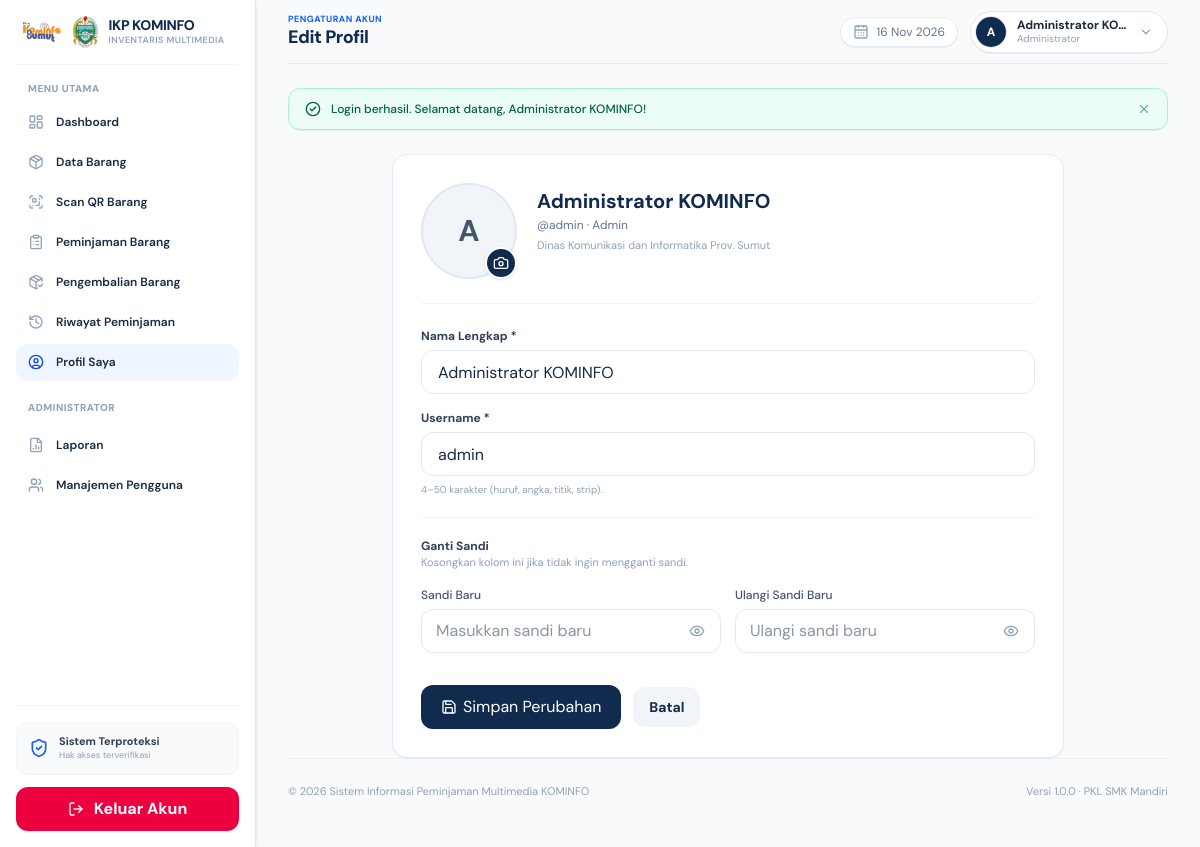
The app's page /profile/index.php (signed in) with its own data.
### tables this page shows
CREATE TABLE users (
    id INT UNSIGNED AUTO_INCREMENT PRIMARY KEY,
    nama VARCHAR(150) NOT NULL,
    username VARCHAR(50) NOT NULL UNIQUE,
    password VARCHAR(255) NOT NULL,
    role ENUM('admin', 'peminjam') NOT NULL DEFAULT 'peminjam',
    status ENUM('aktif', 'nonaktif') NOT NULL DEFAULT 'aktif',
    foto VARCHAR(255) NULL DEFAULT NULL,
    created_at TIMESTAMP NOT NULL DEFAULT CURRENT_TIMESTAMP
);

### includes/bootstrap.php (called while the page is built, shortened)
<?php
function e(?string $v):string{return htmlspecialchars((string)$v,ENT_QUOTES,'UTF-8');}

### profile/index.php (the view, shortened to what this page needs)
<?php
require_once __DIR__ . '/../includes/bootstrap.php';
$userId = (int) $_SESSION['user']['id'];
try {
    $pdo->exec("ALTER TABLE users ADD COLUMN foto VARCHAR(255) NULL DEFAULT NULL");
} catch (PDOException $e) {
}
$stmt = $pdo->prepare('SELECT id, nama, username, role, status, foto FROM users WHERE id = :id');
$stmt->execute(['id' => $userId]);
$user = $stmt->fetch();
?>
<!doctype html>
<html lang="id">
<head>
    <script src="https://cdn.jsdelivr.net/npm/@tailwindcss/browser@4"></script>
    <link rel="stylesheet" href="../assets/css/style.css">
</head>
<body class="bg-slate-50 text-slate-800 antialiased min-h-screen">
    <?php require __DIR__ . '/../includes/sidebar.php'; ?>
    <div class="md:ml-64 px-3 sm:px-8 min-h-screen flex flex-col transition-all pb-6">
        <?php require __DIR__ . '/../includes/header.php'; ?>
        <main class="flex-1 flex flex-col gap-6 max-w-2xl w-full mx-auto">
            <section class="bg-white rounded-xl sm:rounded-2xl border border-slate-200/80 shadow-xs p-5 sm:p-7">
                <div class="flex flex-col sm:flex-row items-center sm:items-start gap-5 pb-6 border-b border-slate-100">
                    <div class="relative shrink-0">
                        <div class="w-24 h-24 rounded-full overflow-hidden bg-slate-100 flex items-center justify-center border-2 border-slate-200" id="photoPreviewWrap">
                            <?php if ($user['foto']): ?>
                                <img id="photoPreview" src="<?= e($user['foto']) ?>?v=<?= time() ?>" class="w-full h-full object-cover" alt="Foto Profil">
                            <?php else: ?>
                                <span id="photoInitial" class="text-3xl font-bold text-slate-600"><?= e(strtoupper(substr($user['nama'], 0, 1))) ?></span>
                            <?php endif; ?>
                        </div>
                        <label for="fotoInput" class="absolute bottom-0 right-0 w-8 h-8 rounded-full bg-[#102b4e] hover:bg-[#1a3d6b] text-white flex items-center justify-center cursor-pointer shadow transition border-2 border-white" title="Ganti foto profil">
                            <i data-lucide="camera" class="w-4 h-4"></i>
                        </label>
                    </div>
                    <div class="text-center sm:text-left flex-1 min-w-0 pt-1">
                        <h2 class="text-lg sm:text-xl font-bold text-[#102b4e] truncate"><?= e($user['nama']) ?></h2>
                        <p class="text-xs text-slate-500 mt-0.5">@<?= e($user['username']) ?> · <?= ucfirst($user['role']) ?></p>
                        <p class="text-[11px] text-slate-400 mt-1">Dinas Komunikasi dan Informatika Prov. Sumut</p>
                    </div>
                </div>
                <form method="post" enctype="multipart/form-data" class="flex flex-col gap-5 pt-6">
                    <div class="flex flex-col gap-4">
                        <div class="flex flex-col gap-1.5">
                            <label for="nama" class="text-xs font-bold text-slate-700">Nama Lengkap *</label>
                            <input
                                type="text"
                                id="nama"
                                name="nama"
                                value="<?= e($user['nama']) ?>"
                                class="h-10 sm:h-11 px-3.5 sm:px-4 text-xs sm:text-sm bg-white border border-slate-200 rounded-xl focus:outline-none focus:border-[#102b4e] focus:ring-1 focus:ring-[#102b4e] transition"
                                placeholder="Masukkan nama lengkap"
                                required
                                minlength="3"
                            >
                        </div>
                        <div class="flex flex-col gap-1.5">
                            <label for="username" class="text-xs font-bold text-slate-700">Username *</label>
                            <input
                                type="text"
                                id="username"
                                name="username"
                                value="<?= e($user['username']) ?>"
                                class="h-10 sm:h-11 px-3.5 sm:px-4 text-xs sm:text-sm bg-white border border-slate-200 rounded-xl focus:outline-none focus:border-[#102b4e] focus:ring-1 focus:ring-[#102b4e] transition"
                                placeholder="Masukkan username"
                                required
                            >
                            <span class="text-[10px] text-slate-400">4–50 karakter (huruf, angka, titik, strip).</span>
                        </div>
                    </div>
                    <div class="border-t border-slate-100 pt-5 flex flex-col gap-4">
                        <div>
                            <h3 class="text-xs font-bold text-slate-700">Ganti Sandi</h3>
                            <p class="text-[11px] text-slate-400">Kosongkan kolom ini jika tidak ingin mengganti sandi.</p>
                        </div>
                        <div class="grid grid-cols-1 sm:grid-cols-2 gap-3.5">
                            <div class="flex flex-col gap-1.5">
                                <label for="password" class="text-xs font-medium text-slate-600">Sandi Baru</label>
                                <div class="relative flex items-center">
                                    <input
                                        type="password"
                                        id="password"
                                        name="password"
                                        minlength="8"
                                        class="w-full h-10 sm:h-11 px-3.5 pr-10 text-xs sm:text-sm bg-white border border-slate-200 rounded-xl focus:outline-none focus:border-[#102b4e] focus:ring-1 focus:ring-[#102b4e] transition"
                                        placeholder="Masukkan sandi baru"
                                    >
                                    <button type="button" data-toggle-password="password" class="absolute right-3 text-slate-400 hover:text-slate-600 p-1" aria-label="Lihat sandi">
                                        <i data-lucide="eye" class="w-4 h-4"></i>
                                    </button>
                                </div>
                            </div>
                            <div class="flex flex-col gap-1.5">
                                <label for="confirm_password" class="text-xs font-medium text-slate-600">Ulangi Sandi Baru</label>
                                <div class="relative flex items-center">
                                    <input
                                        type="password"
                                        id="confirm_password"
                                        name="confirm_password"
                                        minlength="8"
                                        class="w-full h-10 sm:h-11 px-3.5 pr-10 text-xs sm:text-sm bg-white border border-slate-200 rounded-xl focus:outline-none focus:border-[#102b4e] focus:ring-1 focus:ring-[#102b4e] transition"
                                        placeholder="Ulangi sandi baru"
                                    >
                                    <button type="button" data-toggle-password="confirm_password" class="absolute right-3 text-slate-400 hover:text-slate-600 p-1" aria-label="Lihat sandi">
                                        <i data-lucide="eye" class="w-4 h-4"></i>
                                    </button>
                                </div>
                            </div>
                        </div>
                    </div>
                    <div class="flex items-center gap-3 pt-3">
                        <button
                            type="submit"
                            class="inline-flex items-center justify-center gap-1.5 px-4 sm:px-5 py-2.5 bg-[#102b4e] hover:bg-[#1a3d6b] text-white font-bold text-xs sm:text-sm rounded-xl shadow-xs transition whitespace-nowrap"
                        >
                            <i data-lucide="save" class="w-4 h-4 text-white"></i>
                            <span class="text-white">Simpan Perubahan</span>
                        </button>
                        <a
                            href="../dashboard/index.php"
                            class="inline-flex items-center justify-center px-4 py-2.5 bg-slate-100 hover:bg-slate-200 text-slate-700 font-bold text-xs sm:text-sm rounded-xl transition whitespace-nowrap"
                        >
                            Batal
                        </a>
                    </div>
                </form>
            </section>
        </main>
        <?php require __DIR__ . '/../includes/footer.php'; ?>
    </div>
</body>
</html>

### assets/css/style.css (style rules this page uses)
:root { --navy:#102b4e;--blue:#2563a6;--ink:#172b43;--muted:#718096;--line:#e7edf4;--bg:#f4f7fb }
* { box-sizing:border-box }
body { margin:0;font-family:'DM Sans',sans-serif;color:var(--ink) }
button,input { font:inherit }
a { text-decoration:none;color:inherit }
html, body { max-width: 100%; overflow-x: hidden; }
.text-white, a.text-white, button.text-white, .\!text-white, a.\!text-white, button.\!text-white { color: #ffffff !important; }
.text-white svg, a.text-white svg, button.text-white svg, .\!text-white svg, a.\!text-white svg, button.\!text-white svg, .text-white [data-lucide], a.text-white [data-lucide], button.text-white [data-lucide] { color: #ffffff !important; stroke: #ffffff !important; }
.text-white span, a.text-white span, button.text-white span, .\!text-white span, a.\!text-white span, button.\!text-white span { color: #ffffff !important; }
.rounded-full, [class*="rounded-full"] { white-space: nowrap !important; }

### profile/index.php (style rules this page uses)
body { font-family: 'DM Sans', sans-serif; }

### records on screen
users: nama "A", nama "Administrator KOMINFO", username "admin", role "Admin"

### other values on screen
$pageSubtitle "PENGATURAN AKUN"
$pageTitle "Edit Profil"
substr($displayName, 0, 1) "A"
$displayName "Administrator KO…"
$roleLabel "Administrator"
$msg['message'] "Login berhasil. Selamat datang, Administrator KOMINFO!"
